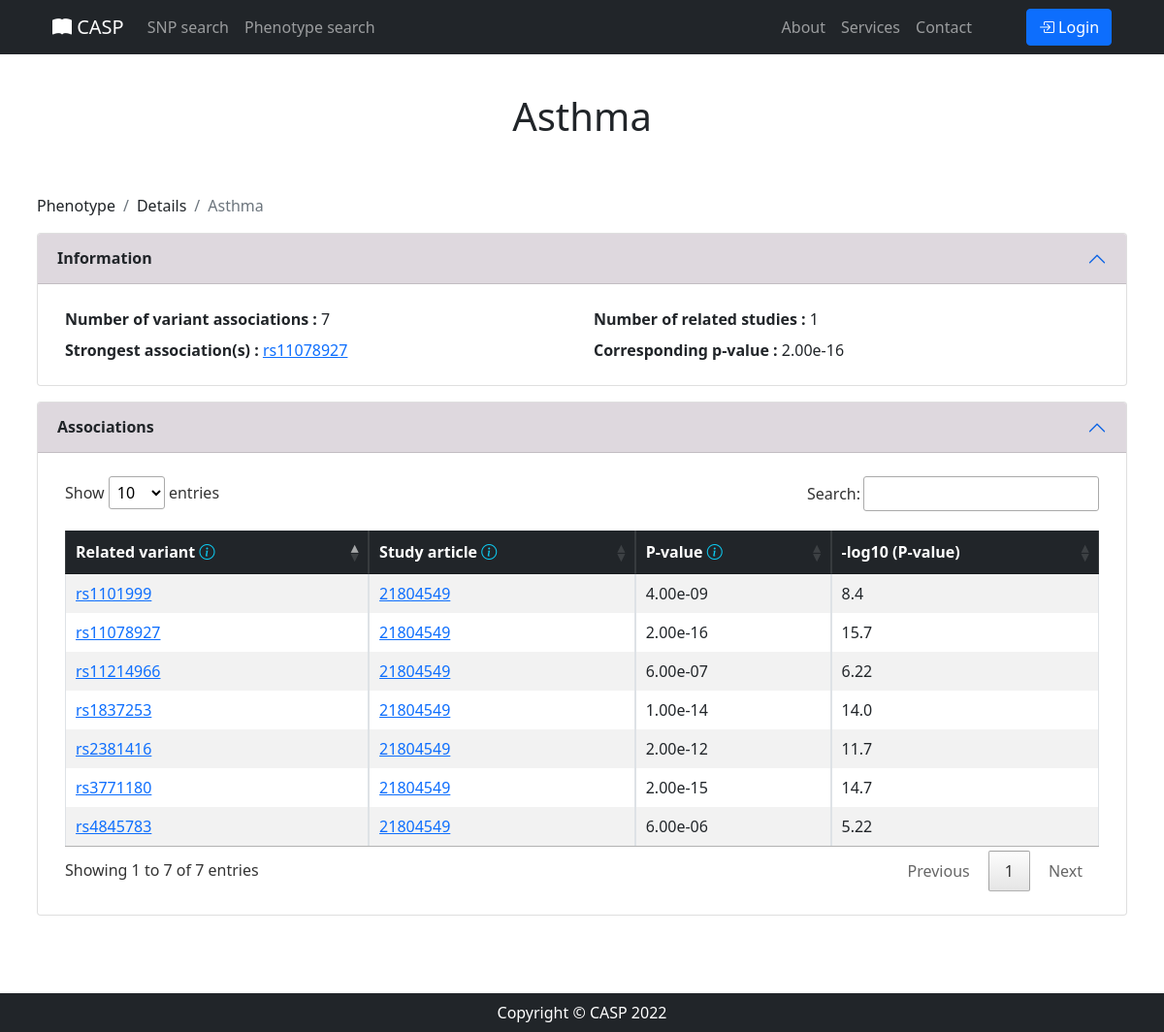
Screenshot of /phenotype/details/Asthma/ with the database file from the repository.
### SNP_App/models.py (models this page shows)
class Association(models.Model):
    SNP = models.ForeignKey(SNP, on_delete=models.CASCADE)
    Disease_trait = models.ForeignKey(DiseaseTrait, on_delete=models.CASCADE)
    Reference = models.ForeignKey(Reference, on_delete=models.CASCADE)
    Pvalue = models.FloatField()
    Neglog10pvalue = models.FloatField()

### SNP_App/views.py (the view)
# urls.py: path('phenotype/details/<str:name>/', views.phenotype_details, name='pheno_details'),
def phenotype_details(request, name):
    phenotype_query = Association.objects.filter(Disease_trait_id=name)
    min_pvalue = phenotype_query.aggregate(Min('Pvalue'))
    snp_min_pvalue = phenotype_query.filter(Pvalue=min_pvalue['Pvalue__min'])
    number_studies = phenotype_query.values('Reference').distinct().count()
    return render(request, 'phenotype_details.html',
                  {'details': phenotype_query, 'detail_name': name, 'detail_type': 'Phenotype',
                   'title': name, 'studies': number_studies, 'min_pvalue': min_pvalue,
                   'snp_min_pvalue': snp_min_pvalue})

### SNP_App/templates/phenotype_details.html (shortened to what this page needs)
{% extends 'details.html' %}
{% block info %}
    <div class="col-6">
        <b>Number of variant associations : </b>
        {{ details|length }}
    </div>
    <div class="col-6">
        <b>Number of related studies : </b>
        {{ studies }}
    </div>
    <div class="col-6">
        <b>Strongest association(s) : </b>
        {% if snp_min_pvalue|length == 1 %}
            <a target="_blank" rel="noopener noreferrer"
               href="/snp/details/{{ snp_min_pvalue.first.SNP_id }}/">
                {{ snp_min_pvalue.first.SNP_id}} </a>
        {% else %}
            {% for snp in snp_min_pvalue %}
                <a target="_blank" rel="noopener noreferrer"
               href="/snp/details/{{ snp.SNP_id }}/">
                {{ snp.SNP_id }} </a>,
            {% endfor %}
        {% endif %}
    </div>
    <div class="col-6">
        <b>Corresponding p-value : </b>
        {{ min_pvalue.Pvalue__min|stringformat:".2e" }}
    </div>
{% endblock info %}
{% block table %}
    <table id="phenotype_details_table" class="table table-striped table-bordered">
        <thead class="table-dark text-center">
        <th> Related variant <i class="bi bi-info-circle text-info"
                                data-bs-toggle="tooltip" data-bs-placement="top"
                                title="Rsid of the variant proven to have an association with the phenotype"></i>
        </th>
        <th> Study article <i class="bi bi-info-circle text-info"
                              data-bs-toggle="tooltip" data-bs-placement="top"
                              title="Pubmedid and link of the study article mentioning the association between the phenotype and the variant"></i>
        </th>
        <th> P-value <i class="bi bi-info-circle text-info"
                        data-bs-toggle="tooltip" data-bs-placement="top"
                        title="Reported p-value for strongest SNP risk allele (linked to dbGaP Association Browser)"></i>
        </th>
        <th> -log10 (P-value)</th>
        </thead>
        <tbody>
        {% for detail in details %}
            <tr>
                <td><a target="_blank" rel="noopener noreferrer"
                       href="/snp/details/{{ detail.SNP_id }}/">
                    {{ detail.SNP_id }}</a></td>
                <td><a target="_blank" rel="noopener noreferrer"
                       href="https://pubmed.ncbi.nlm.nih.gov/{{ detail.Reference_id }}/">
                    {{ detail.Reference_id }}</a></td>
                <td>{{ detail.Pvalue|stringformat:".2e" }}</td>
                <td>{{ detail.Neglog10pvalue }}</td>
            </tr>
        {% endfor %}
        </tbody>
    </table>
{% endblock table %}

### rows the page displays
Association: first.SNP_id "rs11078927", SNP_id "rs11078927", Reference_id "21804549", Pvalue "2.00e-16", Neglog10pvalue "15.7"
Association: SNP_id "rs1101999", Reference_id "21804549", Pvalue "4.00e-09", Neglog10pvalue "8.4"
Association: SNP_id "rs3771180", Reference_id "21804549", Pvalue "2.00e-15", Neglog10pvalue "14.7"
Association: SNP_id "rs1837253", Reference_id "21804549", Pvalue "1.00e-14", Neglog10pvalue "14.0"
Association: SNP_id "rs2381416", Reference_id "21804549", Pvalue "2.00e-12", Neglog10pvalue "11.7"
Association: SNP_id "rs4845783", Reference_id "21804549", Pvalue "6.00e-06", Neglog10pvalue "5.22"
Association: SNP_id "rs11214966", Reference_id "21804549", Pvalue "6.00e-07", Neglog10pvalue "6.22"

### other values shown
{{ detail_name }} "Asthma"
{{ detail_type }} "Phenotype"
{{ details|length }} "7"
{{ studies }} "1"
{{ min_pvalue.Pvalue__min|stringformat:".2e" }} "2.00e-16"
